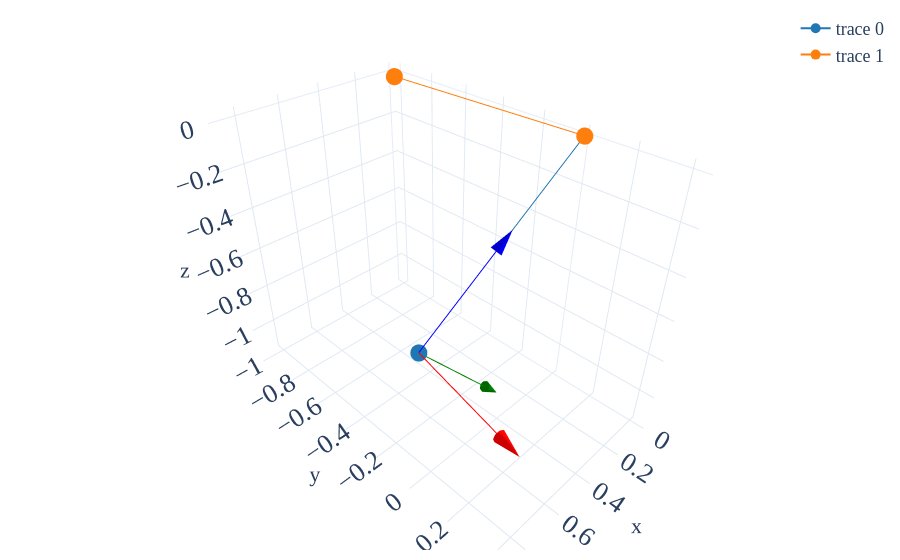

Notebook code cell kept with this figure:
### Code cell
fig = go.Figure()
r1 = r_cam_pa / LA.norm(r_cam_pa)
r2 = r_sun_pa / LA.norm(r_sun_pa)
fig.add_scatter3d(x=[0, r1[0]], y=[0, r1[1]], z=[0, r1[2]], mode="lines+markers", marker=dict(size=10))
fig.add_scatter3d(x=[0, r2[0]], y=[0, r2[1]], z=[0, r2[2]], mode="lines+markers", marker=dict(size=10))
pnt.plot.plot_frame(fig, r1, R_pa2cam, length_scale=0.5, tip_scale=0.2)
fig.show()

### Figure 1 — Plotly figure (JSON) as saved in the notebook; plotly's stock layout.template omitted (floating-point values rounded to 4 significant figures)
{"data": [{"marker": {"size": 10}, "mode": "lines+markers", "type": "scatter3d", "x": [0, 0.7134], "y": [0, -0.1433], "z": [0, -0.6859]}, {"marker": {"size": 10}, "mode": "lines+markers", "type": "scatter3d", "x": [0, 0.01096], "y": [0, -0.9998], "z": [0, -0.0156]}, {"line": {"color": "red", "width": 2}, "mode": "lines", "showlegend": false, "type": "scatter3d", "x": [0.7134, 0.8119], "y": [-0.1433, 0.3469], "z": [-0.6859, -0.6859]}, {"colorscale": [[0, "red"], [1, "red"]], "showlegend": false, "showscale": false, "type": "cone", "u": [0.03939], "v": [0.1961], "w": [0], "x": [0.8119], "y": [0.3469], "z": [-0.6859]}, {"line": {"color": "green", "width": 2}, "mode": "lines", "showlegend": false, "type": "scatter3d", "x": [0.7134, 0.3771], "y": [-0.1433, -0.07577], "z": [-0.6859, -1.05]}, {"colorscale": [[0, "green"], [1, "green"]], "showlegend": false, "showscale": false, "type": "cone", "u": [-0.1345], "v": [0.02702], "w": [-0.1455], "x": [0.3771], "y": [-0.07577], "z": [-1.05]}, {"line": {"color": "blue", "width": 2}, "mode": "lines", "showlegend": false, "type": "scatter3d", "x": [0.7134, 0.3567], "y": [-0.1433, -0.07166], "z": [-0.6859, -0.343]}, {"colorscale": [[0, "blue"], [1, "blue"]], "showlegend": false, "showscale": false, "type": "cone", "u": [-0.1427], "v": [0.02867], "w": [0.1372], "x": [0.3567], "y": [-0.07166], "z": [-0.343]}], "layout": {}}
